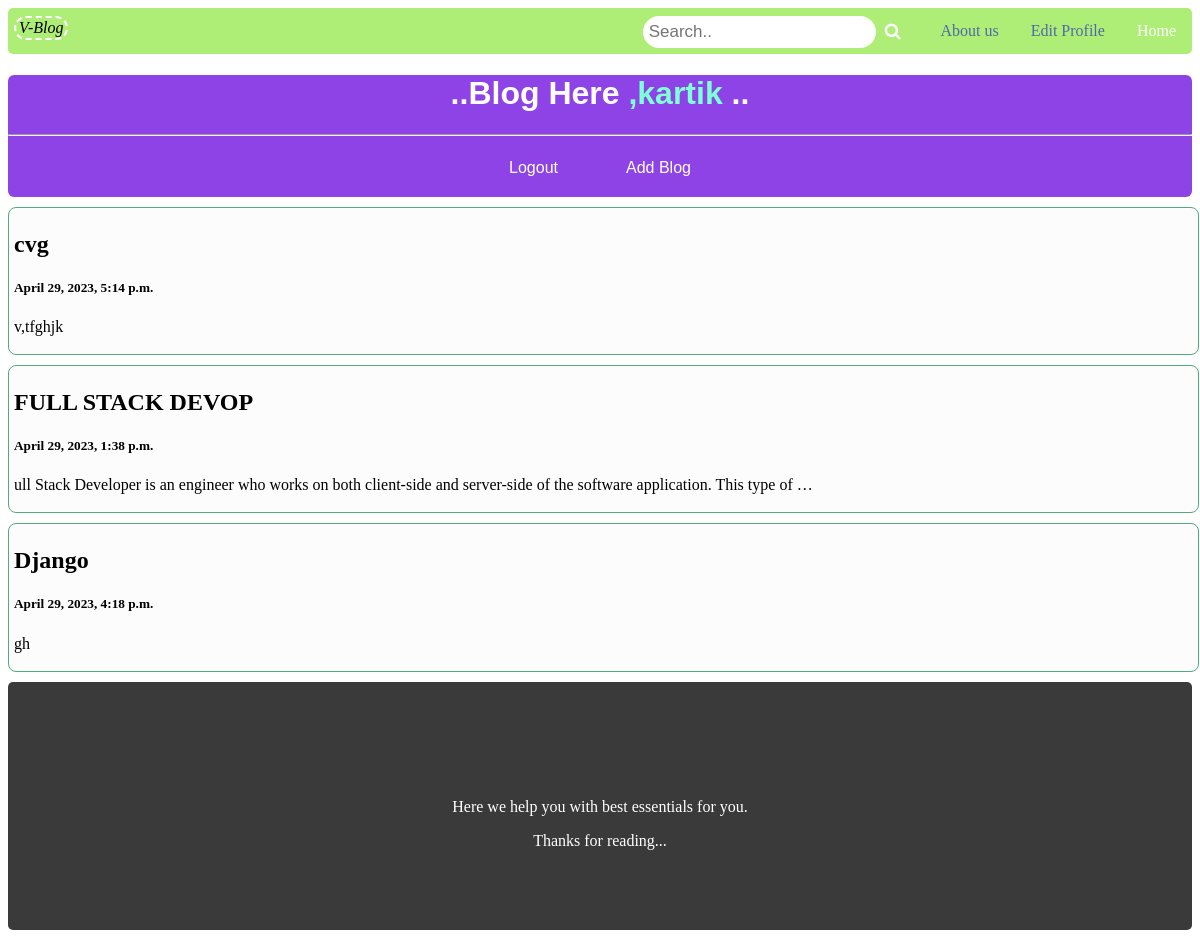
Screenshot of / (signed in) with the database file from the repository.
### blogpost/models.py (models this page shows, shortened)
class posts(models.Model):
    title = models.CharField(max_length=100)
    body = RichTextField(blank=True,null=True,max_length=100000)
    author = models.ForeignKey(User,default=1, on_delete=models.CASCADE)
    created = models.DateTimeField(default=datetime.now, blank=True)
    likes = models.ManyToManyField(User, related_name='blog_posts')

### blogpost/views.py (the view)
# urls.py: path('',views.index,name='index'),
def index(request):
    post = posts.objects.all()
    username = request.user.username
    return render(request, 'index.html',{'post':post,'username':username})

### templates/index.html (shortened to what this page needs)
<!DOCTYPE html>
<html lang="en">
<head>
    <link rel="stylesheet" href="https://cdnjs.cloudflare.com/ajax/libs/font-awesome/4.7.0/css/font-awesome.min.css">
</head>
<body>
    <nav class="topnav">
        <ul>
            <li><a href="#" class="active">Home</a></li>
            {% if user.is_authenticated %}
            <li><a href="update_profile/{{user.username}}/{{user.pk}}">Edit Profile</a></li>
            {% endif %}
            <li><a href="#about">About us</a></li>
            <li class="search-container"><form method="GET" action="search">
                <input type="text" placeholder="Search.." name="search">
                <button type="submit"><i class="fa fa-search"></i></button>
              </form></li>
              <li class="navbar-brand">V-Blog</li>
          </ul>
    </nav>
    <div class="heading">
        <h1>..Blog Here
            <span style="color:aquamarine">
            {% if user.is_authenticated %}
            ,{{username}}
            {% endif %}
            </span>..</h1>
        <hr>
        {% if user.is_authenticated %}
        <a href="logout"><button>Logout</button></a>
        <a href="ad"><button>Add Blog</button></a>
        {% else %}
        <a href="register"><button>Register</button></a>
        <a href="login"><button>Login</button></a>
        {% endif %}
    </div>
    {% for p in post %}
    <div class="box">
       <a style="text-decoration: none; color: black;" href="/post/{{p.id}}">
        <h2>{{p.title}}</h2>
        <h5>{{p.created}}</h5>
        <p>{{p.body|truncatewords:20}}</p>
       </a>
    </div>
    {% endfor %}
    <footer id="foot">
        <p id="about">Here we help you with best essentials for you.</p>
        Thanks for reading...
    </footer>
</body>
</html>

### templates/index.html (style rules this page uses)
body { background: white; }
.heading { text-align: center; padding-bottom: 5px; background-color: #8e43e7; border-radius: 6px; }
.heading h1 { color: white; font-family: 'Franklin Gothic Medium', 'Arial Narrow', Arial, sans-serif; animation-name: ex; animation-duration: 4s; }
.box { border: 1px solid rgb(81, 171, 129); border-radius: 8px; width: 100%; padding-left: 5px; padding-top: 3px; padding-right: 0; padding-bottom: 2px; background: rgb(252, 252, 252); margin: 10px 0 10px 0; transition: all; }
ul { list-style-type: none; margin: 0; padding: 0; overflow: hidden; background-color: #aeed76; border-radius: 5px; }
li { float: right; }
ul .navbar-brand { float: left; color: black; padding: 1px 3px; margin: 8px 6px; font-style: italic; font-family: cursive; border: 2px dashed white; border-radius: 16px; }
li a { display: block; color: rgb(79, 106, 169); text-align: center; padding: 14px 16px; text-decoration: none; }
li input { float: center; padding: 6px; border: none; margin-top: 8px; margin-right: 1px; font-size: 17px; border-radius: 16px; }
.topnav .search-container button { float: right; padding: 6px 8px; margin-top: 8px; margin-right: 16px; background: transparent; font-size: 17px; border: none; cursor: pointer; }
.active { color: white; }
button { background-color: transparent; border: none; padding: 15px 32px; text-align: center; font-size: 16px; color: white; }
footer { background-color: #3b3a3a; color: white; text-align: center; padding: 100px 0px 80px 0px; border-radius: 5px; }

### rows the page displays
posts: title "cvg", created "April 29, 2023, 5:14 p.m.", body "v,tfghjk"
posts: title "FULL STACK DEVOP", created "April 29, 2023, 1:38 p.m.", body "ull Stack Developer is an engineer who works on both client-side and server-side of the software application. This type of …"
posts: title "Django", created "April 29, 2023, 4:18 p.m.", body "gh"

### other values shown
{{ username }} "kartik"
